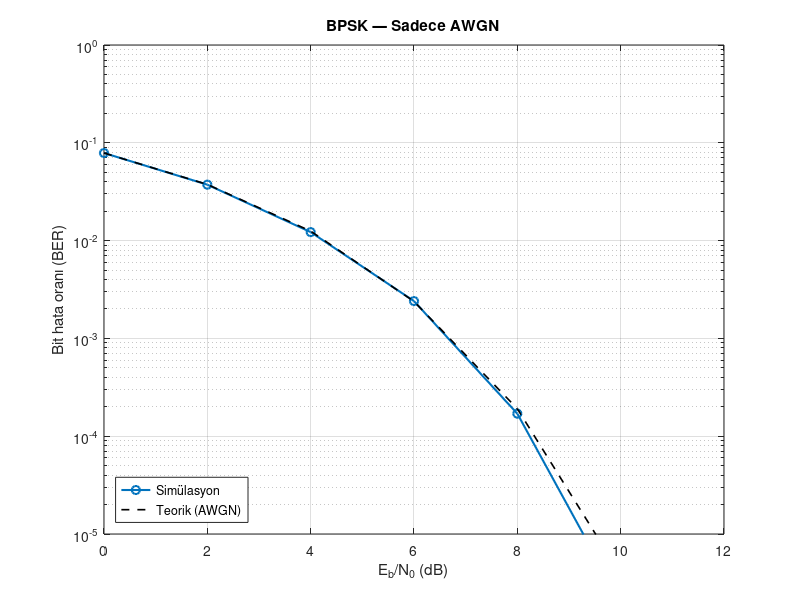

This figure's MATLAB source:
%% wireless_bpsk_awgn_ornek.m
% Kablosuz dijital iletişim: BPSK modülasyonu + AWGN kanal + BER eğrisi
% Gerekli: yalnızca temel MATLAB (Communications Toolbox şart değil)
%
% MATLAB'de çalıştırmak için: Bu dosyayı açıp F5 veya "Run" ile çalıştırın.

clear; clc; close all;

%% Parametreler
numBits      = 5e5;              % Her SNR noktasında simüle edilecek bit sayısı
EbNo_dB      = 0:2:12;           % Eb/N0 (dB) — bit başına sinyal/gürültü oranı
useRayleigh  = false;            % true yapın: düz sönümlemeli (flat) Rayleigh kanalı

rng(42);                         % Tekrarlanabilir sonuçlar

%% Eb/N0 döngüsü
ber_sim = zeros(size(EbNo_dB));

for k = 1:length(EbNo_dB)
    EbNo_lin = 10^(EbNo_dB(k)/10);

    % BPSK: bit 0 -> -1, bit 1 -> +1 (sembol enerjisi Eb = 1)
    bitsTx = randi([0 1], numBits, 1);
    symTx  = 2*bitsTx - 1;

    if useRayleigh
        % Yavaş sönümleme: her blok için sabit h (basit flat Rayleigh)
        h = (randn + 1j*randn) / sqrt(2);   % E[|h|^2] = 1
        symFaded = h * symTx;
        sigma = sqrt(1 / (2*EbNo_lin));     % AWGN, Eb=1
        noise = sigma * (randn(size(symFaded)) + 1j*randn(size(symFaded)));
        symRx = symFaded + noise;
        % Tam kanal bilgisi (CSI): eşitleme
        symEq = real(symRx / h);
    else
        % Sadece AWGN (Addictive White Gaussian Noise)
        sigma = sqrt(1 / (2*EbNo_lin));
        noise = sigma * randn(size(symTx));
        symEq = symTx + noise;
    end

    bitsRx = double(symEq >= 0);
    ber_sim(k) = mean(bitsRx ~= bitsTx);
end

%% Teorik BPSK BER (AWGN, koherent alım) — Rayleigh kapalıyken simülasyonla örtüşür
ber_theory = 0.5 * erfc(sqrt(10.^(EbNo_dB/10)));

%% Grafik
figure('Name', 'Kablosuz BPSK — BER vs Eb/N0', 'Color', 'w');
semilogy(EbNo_dB, max(ber_sim, 1e-6), 'o-', 'LineWidth', 1.5, 'MarkerSize', 6);
hold on;
if ~useRayleigh
    semilogy(EbNo_dB, ber_theory, 'k--', 'LineWidth', 1.2);
end
grid on;
xlabel('E_b/N_0 (dB)');
ylabel('Bit hata oranı (BER)');
if useRayleigh
    baslik = 'AWGN + Rayleigh (teorik çizgi gösterilmedi)';
else
    baslik = 'Sadece AWGN';
end
title(sprintf('BPSK — %s', baslik));
if useRayleigh
    legend('Simülasyon', 'Location', 'southwest');
else
    legend('Simülasyon', 'Teorik (AWGN)', 'Location', 'southwest');
end
ylim([1e-5 1]);

if exist('save_github_figure', 'file') == 2
    save_github_figure(gcf, 'bpsk_ber_awgn');
end

fprintf('BPSK + AWGN örneği tamamlandı.\n');
fprintf('useRayleigh = true yaparak düz Rayleigh kanalını da deneyebilirsiniz.\n');

%% --- Communications Toolbox varsa (isteğe bağlı) ---
% Aşağıdaki satırlar toolbox yüklüyse benzer sonucu sistem nesneleriyle verir:
%
%   mod = comm.BPSKModulator;
%   dem = comm.BPSKDemodulator;
%   ch  = comm.AWGNChannel('EbNo', 8, 'BitsPerSymbol', 1);
%   x   = mod(bitsTx);
%   y   = ch(x);
%   b   = dem(y);
